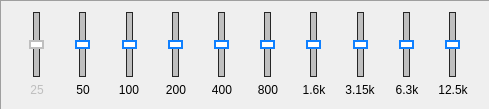
         <widget class="QFrame" name="EQ2_frame1">
          <property name="sizePolicy">
           <sizepolicy hsizetype="Fixed" vsizetype="Fixed">
            <horstretch>0</horstretch>
            <verstretch>0</verstretch>
           </sizepolicy>
          </property>
          <property name="minimumSize">
           <size>
            <width>490</width>
            <height>110</height>
           </size>
          </property>
          <property name="maximumSize">
           <size>
            <width>490</width>
            <height>110</height>
           </size>
          </property>
          <property name="frameShape">
           <enum>QFrame::Panel</enum>
          </property>
          <property name="frameShadow">
           <enum>QFrame::Sunken</enum>
          </property>
          <layout class="QHBoxLayout" name="horizontalLayout_2">
           <item>
            <spacer name="horizontalSpacer_3">
             <property name="orientation">
              <enum>Qt::Horizontal</enum>
             </property>
             <property name="sizeType">
              <enum>QSizePolicy::Fixed</enum>
             </property>
             <property name="sizeHint" stdset="0">
              <size>
               <width>5</width>
               <height>20</height>
              </size>
             </property>
            </spacer>
           </item>
           <item>
            <layout class="QVBoxLayout" name="Band1_2">
             <item alignment="Qt::AlignHCenter">
              <widget class="QSlider" name="EQ2_25">
               <property name="enabled">
                <bool>false</bool>
               </property>
               <property name="minimumSize">
                <size>
                 <width>0</width>
                 <height>65</height>
                </size>
               </property>
               <property name="maximumSize">
                <size>
                 <width>16777215</width>
                 <height>65</height>
                </size>
               </property>
               <property name="font">
                <font>
                 <kerning>true</kerning>
                </font>
               </property>
               <property name="styleSheet">
                <string notr="true">.QSlider::groove:vertical {
    border: 1px solid #262626;
	background: rgb(191, 191, 191);
	width: 5px;
	margin: 0 12px;
}

.QSlider::handle:vertical {
    background: white;
    border: 2px solid rgb(191, 191, 191);
    height: 5px;
    width: 10px;
	margin: 0px -5px

}


</string>
               </property>
               <property name="minimum">
                <number>-1</number>
               </property>
               <property name="maximum">
                <number>1</number>
               </property>
               <property name="pageStep">
                <number>1</number>
               </property>
               <property name="tracking">
                <bool>true</bool>
               </property>
               <property name="orientation">
                <enum>Qt::Vertical</enum>
               </property>
               <property name="invertedAppearance">
                <bool>false</bool>
               </property>
               <property name="invertedControls">
                <bool>false</bool>
               </property>
              </widget>
             </item>
             <item alignment="Qt::AlignHCenter|Qt::AlignTop">
              <widget class="QLabel" name="EQ2_25_Lab">
               <property name="enabled">
                <bool>false</bool>
               </property>
               <property name="minimumSize">
                <size>
                 <width>30</width>
                 <height>0</height>
                </size>
               </property>
               <property name="maximumSize">
                <size>
                 <width>30</width>
                 <height>16777215</height>
                </size>
               </property>
               <property name="text">
                <string>25</string>
               </property>
               <property name="alignment">
                <set>Qt::AlignCenter</set>
               </property>
              </widget>
             </item>
            </layout>
           </item>
           <item>
            <layout class="QVBoxLayout" name="Band2_2">
             <item alignment="Qt::AlignHCenter">
              <widget class="QSlider" name="EQ2_50">
               <property name="minimumSize">
                <size>
                 <width>0</width>
                 <height>65</height>
                </size>
               </property>
               <property name="maximumSize">
                <size>
                 <width>16777215</width>
                 <height>65</height>
                </size>
               </property>
               <property name="font">
                <font>
                 <kerning>true</kerning>
                </font>
               </property>
               <property name="styleSheet">
                <string notr="true">.QSlider::groove:vertical {
    border: 1px solid #262626;
	background: rgb(191, 191, 191);
	width: 5px;
	margin: 0 12px;
}

.QSlider::handle:vertical {
    background: white;
    border: 2px solid rgb(15, 128, 255);
    height: 5px;
    width: 10px;
	margin: 0px -5px

}


</string>
               </property>
               <property name="minimum">
                <number>-1</number>
               </property>
               <property name="maximum">
                <number>1</number>
               </property>
               <property name="pageStep">
                <number>1</number>
               </property>
               <property name="tracking">
                <bool>true</bool>
               </property>
               <property name="orientation">
                <enum>Qt::Vertical</enum>
               </property>
               <property name="invertedAppearance">
                <bool>false</bool>
               </property>
               <property name="invertedControls">
                <bool>false</bool>
               </property>
              </widget>
             </item>
             <item alignment="Qt::AlignHCenter|Qt::AlignTop">
              <widget class="QLabel" name="EQ2_50_Lab">
               <property name="minimumSize">
                <size>
                 <width>30</width>
                 <height>0</height>
                </size>
               </property>
               <property name="maximumSize">
                <size>
                 <width>30</width>
                 <height>16777215</height>
                </size>
               </property>
               <property name="text">
                <string>50</string>
               </property>
               <property name="alignment">
                <set>Qt::AlignCenter</set>
               </property>
              </widget>
             </item>
            </layout>
           </item>
           <item>
            <layout class="QVBoxLayout" name="Band3_2">
             <item alignment="Qt::AlignHCenter">
              <widget class="QSlider" name="EQ2_100">
               <property name="minimumSize">
                <size>
                 <width>0</width>
                 <height>65</height>
                </size>
               </property>
               <property name="maximumSize">
                <size>
                 <width>16777215</width>
                 <height>65</height>
                </size>
               </property>
               <property name="font">
                <font>
                 <kerning>true</kerning>
                </font>
               </property>
               <property name="styleSheet">
                <string notr="true">.QSlider::groove:vertical {
    border: 1px solid #262626;
	background: rgb(191, 191, 191);
	width: 5px;
	margin: 0 12px;
}

.QSlider::handle:vertical {
    background: white;
    border: 2px solid rgb(15, 128, 255);
    height: 5px;
    width: 10px;
	margin: 0px -5px

}


</string>
               </property>
               <property name="minimum">
                <number>-1</number>
               </property>
               <property name="maximum">
                <number>1</number>
               </property>
               <property name="pageStep">
                <number>1</number>
               </property>
               <property name="tracking">
                <bool>true</bool>
               </property>
               <property name="orientation">
                <enum>Qt::Vertical</enum>
               </property>
               <property name="invertedAppearance">
                <bool>false</bool>
               </property>
               <property name="invertedControls">
                <bool>false</bool>
               </property>
              </widget>
             </item>
             <item alignment="Qt::AlignHCenter|Qt::AlignTop">
              <widget class="QLabel" name="EQ2_100_Lab">
               <property name="minimumSize">
                <size>
                 <width>30</width>
                 <height>0</height>
                </size>
               </property>
               <property name="maximumSize">
                <size>
                 <width>30</width>
                 <height>16777215</height>
                </size>
               </property>
               <property name="text">
                <string>100</string>
               </property>
               <property name="alignment">
                <set>Qt::AlignCenter</set>
               </property>
              </widget>
             </item>
            </layout>
           </item>
           <item>
            <layout class="QVBoxLayout" name="Band4_2">
             <item alignment="Qt::AlignHCenter">
              <widget class="QSlider" name="EQ2_200">
               <property name="minimumSize">
                <size>
                 <width>0</width>
                 <height>65</height>
                </size>
               </property>
               <property name="maximumSize">
                <size>
                 <width>16777215</width>
                 <height>65</height>
                </size>
               </property>
               <property name="font">
                <font>
                 <kerning>true</kerning>
                </font>
               </property>
               <property name="styleSheet">
                <string notr="true">.QSlider::groove:vertical {
    border: 1px solid #262626;
	background: rgb(191, 191, 191);
	width: 5px;
	margin: 0 12px;
}

.QSlider::handle:vertical {
    background: white;
    border: 2px solid rgb(15, 128, 255);
    height: 5px;
    width: 10px;
	margin: 0px -5px

}


</string>
               </property>
               <property name="minimum">
                <number>-1</number>
               </property>
               <property name="maximum">
                <number>1</number>
               </property>
               <property name="pageStep">
                <number>1</number>
               </property>
               <property name="tracking">
                <bool>true</bool>
               </property>
               <property name="orientation">
                <enum>Qt::Vertical</enum>
               </property>
               <property name="invertedAppearance">
                <bool>false</bool>
               </property>
               <property name="invertedControls">
                <bool>false</bool>
               </property>
              </widget>
             </item>
             <item alignment="Qt::AlignHCenter|Qt::AlignTop">
              <widget class="QLabel" name="EQ2_200_Lab">
               <property name="minimumSize">
                <size>
                 <width>30</width>
                 <height>0</height>
                </size>
               </property>
               <property name="maximumSize">
                <size>
                 <width>30</width>
                 <height>16777215</height>
                </size>
               </property>
               <property name="text">
                <string>200</string>
               </property>
               <property name="alignment">
                <set>Qt::AlignCenter</set>
               </property>
              </widget>
             </item>
            </layout>
           </item>
           <item>
            <layout class="QVBoxLayout" name="Band5_2">
             <item alignment="Qt::AlignHCenter">
              <widget class="QSlider" name="EQ2_400">
               <property name="minimumSize">
                <size>
                 <width>0</width>
                 <height>65</height>
                </size>
               </property>
               <property name="maximumSize">
                <size>
                 <width>16777215</width>
                 <height>65</height>
                </size>
               </property>
               <property name="font">
                <font>
                 <kerning>true</kerning>
                </font>
               </property>
               <property name="styleSheet">
                <string notr="true">.QSlider::groove:vertical {
    border: 1px solid #262626;
	background: rgb(191, 191, 191);
	width: 5px;
	margin: 0 12px;
}

.QSlider::handle:vertical {
    background: white;
    border: 2px solid rgb(15, 128, 255);
    height: 5px;
    width: 10px;
	margin: 0px -5px

}


</string>
               </property>
               <property name="minimum">
                <number>-1</number>
               </property>
               <property name="maximum">
                <number>1</number>
               </property>
               <property name="pageStep">
                <number>1</number>
               </property>
               <property name="tracking">
                <bool>true</bool>
               </property>
               <property name="orientation">
                <enum>Qt::Vertical</enum>
               </property>
               <property name="invertedAppearance">
                <bool>false</bool>
               </property>
               <property name="invertedControls">
                <bool>false</bool>
               </property>
              </widget>
             </item>
             <item alignment="Qt::AlignHCenter|Qt::AlignTop">
              <widget class="QLabel" name="EQ2_400_Lab">
               <property name="minimumSize">
                <size>
                 <width>30</width>
                 <height>0</height>
                </size>
               </property>
               <property name="maximumSize">
                <size>
                 <width>30</width>
                 <height>16777215</height>
                </size>
               </property>
               <property name="text">
                <string>400</string>
               </property>
               <property name="alignment">
                <set>Qt::AlignCenter</set>
               </property>
              </widget>
             </item>
            </layout>
           </item>
           <item>
            <layout class="QVBoxLayout" name="Band6_2">
             <item alignment="Qt::AlignHCenter">
              <widget class="QSlider" name="EQ2_800">
               <property name="minimumSize">
                <size>
                 <width>0</width>
                 <height>65</height>
                </size>
               </property>
               <property name="maximumSize">
                <size>
                 <width>16777215</width>
                 <height>65</height>
                </size>
               </property>
               <property name="sizeIncrement">
                <size>
                 <width>0</width>
                 <height>0</height>
                </size>
               </property>
               <property name="font">
                <font>
                 <kerning>true</kerning>
                </font>
               </property>
               <property name="styleSheet">
                <string notr="true">.QSlider::groove:vertical {
    border: 1px solid #262626;
	background: rgb(191, 191, 191);
	width: 5px;
	margin: 0 12px;
}

.QSlider::handle:vertical {
    background: white;
    border: 2px solid rgb(15, 128, 255);
    height: 5px;
    width: 10px;
	margin: 0px -5px

}



</string>
               </property>
               <property name="minimum">
                <number>-1</number>
               </property>
               <property name="maximum">
                <number>1</number>
               </property>
               <property name="pageStep">
                <number>1</number>
               </property>
               <property name="tracking">
                <bool>true</bool>
               </property>
               <property name="orientation">
                <enum>Qt::Vertical</enum>
               </property>
               <property name="invertedAppearance">
                <bool>false</bool>
               </property>
               <property name="invertedControls">
                <bool>false</bool>
               </property>
              </widget>
             </item>
             <item alignment="Qt::AlignHCenter|Qt::AlignTop">
              <widget class="QLabel" name="EQ2_800_Lab">
               <property name="minimumSize">
                <size>
                 <width>30</width>
                 <height>0</height>
                </size>
               </property>
               <property name="maximumSize">
                <size>
                 <width>30</width>
                 <height>16777215</height>
                </size>
               </property>
               <property name="text">
                <string>800</string>
               </property>
               <property name="alignment">
                <set>Qt::AlignCenter</set>
               </property>
              </widget>
             </item>
            </layout>
           </item>
           <item>
            <layout class="QVBoxLayout" name="Band7_2">
             <item alignment="Qt::AlignHCenter">
              <widget class="QSlider" name="EQ2_1600">
               <property name="minimumSize">
                <size>
                 <width>0</width>
                 <height>65</height>
                </size>
               </property>
               <property name="maximumSize">
                <size>
                 <width>16777215</width>
                 <height>65</height>
                </size>
               </property>
               <property name="font">
                <font>
                 <kerning>true</kerning>
                </font>
               </property>
               <property name="styleSheet">
                <string notr="true">.QSlider::groove:vertical {
    border: 1px solid #262626;
	background: rgb(191, 191, 191);
	width: 5px;
	margin: 0 12px;
}

.QSlider::handle:vertical {
    background: white;
    border: 2px solid rgb(15, 128, 255);
    height: 5px;
    width: 10px;
	margin: 0px -5px

}


</string>
               </property>
               <property name="minimum">
                <number>-1</number>
               </property>
               <property name="maximum">
                <number>1</number>
               </property>
               <property name="pageStep">
                <number>1</number>
               </property>
               <property name="tracking">
                <bool>true</bool>
               </property>
               <property name="orientation">
                <enum>Qt::Vertical</enum>
               </property>
               <property name="invertedAppearance">
                <bool>false</bool>
               </property>
               <property name="invertedControls">
                <bool>false</bool>
               </property>
              </widget>
             </item>
             <item alignment="Qt::AlignHCenter|Qt::AlignTop">
              <widget class="QLabel" name="EQ2_1600_Lab">
               <property name="minimumSize">
                <size>
                 <width>30</width>
                 <height>0</height>
                </size>
               </property>
               <property name="maximumSize">
                <size>
                 <width>30</width>
                 <height>16777215</height>
                </size>
               </property>
               <property name="text">
                <string>1.6k</string>
               </property>
               <property name="alignment">
                <set>Qt::AlignCenter</set>
               </property>
              </widget>
             </item>
            </layout>
           </item>
           <item>
            <layout class="QVBoxLayout" name="Band8_2">
             <item alignment="Qt::AlignHCenter">
              <widget class="QSlider" name="EQ2_3150">
               <property name="minimumSize">
                <size>
                 <width>0</width>
                 <height>65</height>
                </size>
               </property>
               <property name="maximumSize">
                <size>
                 <width>16777215</width>
                 <height>65</height>
                </size>
               </property>
               <property name="font">
                <font>
                 <kerning>true</kerning>
                </font>
               </property>
               <property name="styleSheet">
                <string notr="true">.QSlider::groove:vertical {
    border: 1px solid #262626;
	background: rgb(191, 191, 191);
	width: 5px;
	margin: 0 12px;
}

.QSlider::handle:vertical {
    background: white;
    border: 2px solid rgb(15, 128, 255);
    height: 5px;
    width: 10px;
	margin: 0px -5px

}


</string>
               </property>
               <property name="minimum">
                <number>-1</number>
               </property>
               <property name="maximum">
                <number>1</number>
               </property>
               <property name="pageStep">
                <number>1</number>
               </property>
               <property name="tracking">
                <bool>true</bool>
               </property>
               <property name="orientation">
                <enum>Qt::Vertical</enum>
               </property>
               <property name="invertedAppearance">
                <bool>false</bool>
               </property>
               <property name="invertedControls">
                <bool>false</bool>
               </property>
              </widget>
             </item>
             <item alignment="Qt::AlignHCenter|Qt::AlignTop">
              <widget class="QLabel" name="EQ2_3150_Lab">
               <property name="minimumSize">
                <size>
                 <width>34</width>
                 <height>0</height>
                </size>
               </property>
               <property name="maximumSize">
                <size>
                 <width>34</width>
                 <height>16777215</height>
                </size>
               </property>
               <property name="text">
                <string>3.15k</string>
               </property>
               <property name="alignment">
                <set>Qt::AlignCenter</set>
               </property>
              </widget>
             </item>
            </layout>
           </item>
           <item>
            <layout class="QVBoxLayout" name="Band9_2">
             <item alignment="Qt::AlignHCenter">
              <widget class="QSlider" name="EQ2_6300">
               <property name="minimumSize">
                <size>
                 <width>0</width>
                 <height>65</height>
                </size>
               </property>
               <property name="maximumSize">
                <size>
                 <width>16777215</width>
                 <height>65</height>
                </size>
               </property>
               <property name="font">
                <font>
                 <kerning>true</kerning>
                </font>
               </property>
               <property name="styleSheet">
                <string notr="true">.QSlider::groove:vertical {
    border: 1px solid #262626;
	background: rgb(191, 191, 191);
	width: 5px;
	margin: 0 12px;
}

.QSlider::handle:vertical {
    background: white;
    border: 2px solid rgb(15, 128, 255);
    height: 5px;
    width: 10px;
	margin: 0px -5px

}


</string>
               </property>
               <property name="minimum">
                <number>-1</number>
               </property>
               <property name="maximum">
                <number>1</number>
               </property>
               <property name="pageStep">
                <number>1</number>
               </property>
               <property name="tracking">
                <bool>true</bool>
               </property>
               <property name="orientation">
                <enum>Qt::Vertical</enum>
               </property>
               <property name="invertedAppearance">
                <bool>false</bool>
               </property>
               <property name="invertedControls">
                <bool>false</bool>
               </property>
              </widget>
             </item>
             <item alignment="Qt::AlignHCenter|Qt::AlignTop">
              <widget class="QLabel" name="EQ2_6300_Lab">
               <property name="minimumSize">
                <size>
                 <width>32</width>
                 <height>0</height>
                </size>
               </property>
               <property name="maximumSize">
                <size>
                 <width>32</width>
                 <height>16777215</height>
                </size>
               </property>
               <property name="text">
                <string>6.3k</string>
               </property>
               <property name="alignment">
                <set>Qt::AlignCenter</set>
               </property>
              </widget>
             </item>
            </layout>
           </item>
           <item>
            <layout class="QVBoxLayout" name="Band10_2">
             <item alignment="Qt::AlignHCenter">
              <widget class="QSlider" name="EQ2_12500">
               <property name="minimumSize">
                <size>
                 <width>0</width>
                 <height>65</height>
                </size>
               </property>
               <property name="maximumSize">
                <size>
                 <width>16777215</width>
                 <height>65</height>
                </size>
               </property>
               <property name="font">
                <font>
                 <kerning>true</kerning>
                </font>
               </property>
               <property name="styleSheet">
                <string notr="true">.QSlider::groove:vertical {
    border: 1px solid #262626;
	background: rgb(191, 191, 191);
	width: 5px;
	margin: 0 12px;
}

.QSlider::handle:vertical {
    background: white;
    border: 2px solid rgb(15, 128, 255);
    height: 5px;
    width: 10px;
	margin: 0px -5px

}


</string>
               </property>
               <property name="minimum">
                <number>-1</number>
               </property>
               <property name="maximum">
                <number>1</number>
               </property>
               <property name="pageStep">
                <number>1</number>
               </property>
               <property name="tracking">
                <bool>true</bool>
               </property>
               <property name="orientation">
                <enum>Qt::Vertical</enum>
               </property>
               <property name="invertedAppearance">
                <bool>false</bool>
               </property>
               <property name="invertedControls">
                <bool>false</bool>
               </property>
              </widget>
             </item>
             <item alignment="Qt::AlignHCenter|Qt::AlignTop">
              <widget class="QLabel" name="EQ2_12500_Lab">
               <property name="minimumSize">
                <size>
                 <width>34</width>
                 <height>0</height>
                </size>
               </property>
               <property name="maximumSize">
                <size>
                 <width>34</width>
                 <height>16777215</height>
                </size>
               </property>
               <property name="text">
                <string>12.5k</string>
               </property>
               <property name="alignment">
                <set>Qt::AlignCenter</set>
               </property>
              </widget>
             </item>
            </layout>
           </item>
           <item>
            <spacer name="horizontalSpacer_4">
             <property name="orientation">
              <enum>Qt::Horizontal</enum>
             </property>
             <property name="sizeType">
              <enum>QSizePolicy::Fixed</enum>
             </property>
             <property name="sizeHint" stdset="0">
              <size>
               <width>5</width>
               <height>20</height>
              </size>
             </property>
            </spacer>
           </item>
          </layout>
         </widget>
